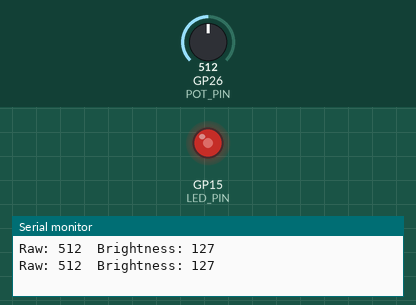
Simulated run of this sketch. Board: Raspberry Pi Pico. Shown: output pins drawn as LEDs (lit = HIGH), the last lines printed to the serial monitor. The test bench sets the inputs (shaded band); at power-on: GP26 (POT_PIN) = 512.

Above: at 1.2 s.
1.3 s: GP26 (POT_PIN) set to 716
At 2.3 s:
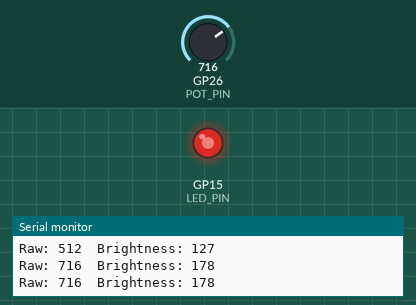
2.8 s: GP26 (POT_PIN) set to 900
At 3.4 s:
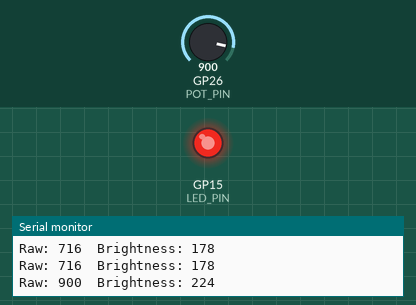
4.3 s: GP26 (POT_PIN) set to 122
At 5.5 s:
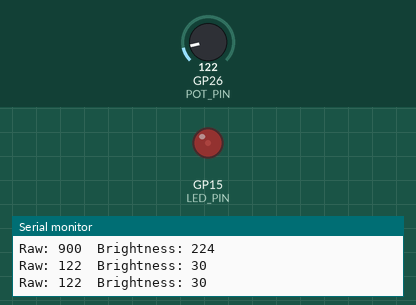
5.8 s: GP26 (POT_PIN) set to 0
At 6.9 s:
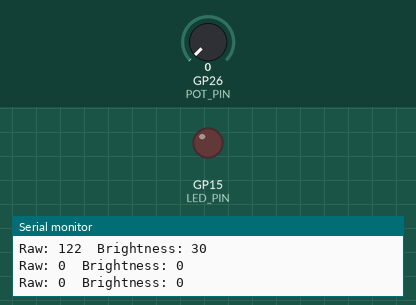
7.3 s: GP26 (POT_PIN) set to 510
At 8.0 s:
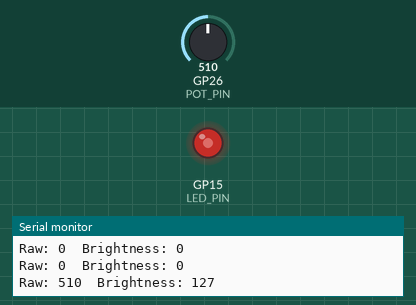
Timing chart, 0 to 9.8 s (numbered marks = the images above; inputs shaded):
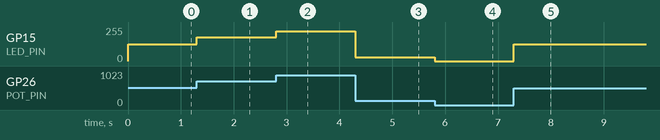

The sketch:

sketch.ino
```cpp
// ------------------------------------------------------------
// Project 08 - Potentiometer LED Dimmer
// Turn the knob to smoothly change the LED brightness.
//
// Wiring:
//   Potentiometer SIG -> GP26 / A0 (Physical Pin 31)
//   Potentiometer VCC -> 3V3       (Physical Pin 36)
//   Potentiometer GND -> GND       (Physical Pin 3)
//   LED: GP15 (Physical Pin 20) -> 220 ohm -> LED -> GND
// ------------------------------------------------------------

const int POT_PIN = A0;    // analog input = GP26, physical pin 31
const int LED_PIN = 15;    // GP15, physical pin 20

unsigned long lastPrint = 0;

void setup() {
  pinMode(LED_PIN, OUTPUT);
  Serial.begin(115200);
}

void loop() {
  // 1. Read the knob: 0..1023 (10-bit ADC)
  int rawValue = analogRead(POT_PIN);

  // 2. Rescale to PWM range: 0..255
  int brightness = map(rawValue, 0, 1023, 0, 255);

  // 3. Set LED brightness via hardware PWM
  analogWrite(LED_PIN, brightness);

  // Print status twice per second without blocking the loop
  if (millis() - lastPrint > 500) {
    lastPrint = millis();
    Serial.print("Raw: ");
    Serial.print(rawValue);
    Serial.print("  Brightness: ");
    Serial.println(brightness);
  }
}
```

Measured:
- after the input at 1.3 s, GP15 (LED_PIN): 127/255 → 178/255 at once
- after the input at 2.8 s, GP15 (LED_PIN): 178/255 → 224/255 at once
- after the input at 4.3 s, GP15 (LED_PIN): 224/255 → 30/255 at once
- after the input at 5.8 s, GP15 (LED_PIN): 30/255 → 0/255 at once
- after the input at 7.3 s, GP15 (LED_PIN): 0/255 → 127/255 at once
